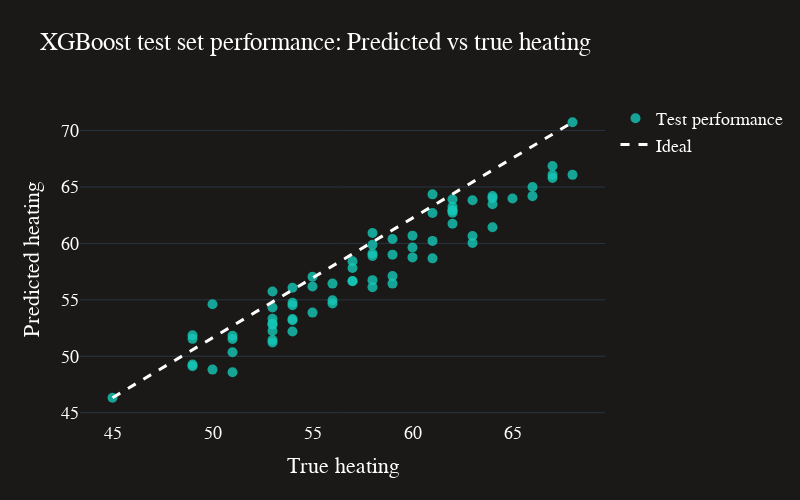

The notebook cell saved with this chart:
### Markdown cell above
## Standard AI Approach

Now we'll take a standard approach to solving this problem by training an XGBoost model to predict the HVAC setting from the outdoor temperature and desired indoor temperature. We'll leave the energy usage out of the model for now, but this would cause additional problems in a real-world scenario.

### Code cell
# Train an XGBoost model to predict heating from outdoor_temp, indoor_temp, and energy
X = data[['outdoor_temp', 'indoor_temp']].values
y = data['heating'].values

X_train, X_test, y_train, y_test = train_test_split(X, y, test_size=0.2)

xgb_model = xgb.XGBRegressor()
xgb_model.fit(X_train, y_train)

y_pred = xgb_model.predict(X_test)

# Plot with plotly
fig = go.Figure()
# Create scatter plot
fig.add_trace(go.Scatter(x=y_test, y=y_pred, mode='markers', name='Test performance',
                         marker=dict(size=10, color=colors[0], opacity=0.8)))
# Create line plot
fig.add_trace(go.Scatter(x=[np.min(y_test), np.max(y_test)], y=[np.min(y_pred), np.max(y_pred)], 
                         mode='lines', name="Ideal", line=dict(color="white", width=3, dash='dash')))
# Update axes properties
fig.update_layout(
    template='plotly_dark',
    paper_bgcolor=background_color,  # Background color for the whole figure
    plot_bgcolor=background_color,   # Background color for the plotting area
    xaxis_title="True heating",  # X-axis label
    yaxis_title="Predicted heating",  # Y-axis label
    title="XGBoost test set performance: Predicted vs true heating",  # Title of the plot
    font=dict(family="Helvetica", size=18, color="white"),  # Set the font here
    xaxis=dict(showgrid=False),  # Increase X-axis label size
    yaxis=dict(showgrid=True),   # Increase Y-axis label size
    width=800,  # Set the figure width
    height=500,  # Set the figure height
)
# Show plot
fig.show()

### Figure 1 — Plotly figure (JSON) as saved in the notebook; plotly's stock layout.template omitted (floating-point values rounded to 4 significant figures)
{"data": [{"marker": {"color": "#15C7B8", "opacity": 0.8, "size": 10}, "mode": "markers", "name": "Test performance", "type": "scatter", "x": [61, 63, 53, 64, 49, 67, 53, 51, 59, 54, 64, 53, 62, 53, 56, 66, 53, 65, 58, 55, 56, 50, 49, 67, 67, 63, 64, 55, 60, 57, 61, 45, 59, 54, 57, 54, 57, 51, 62, 64, 61, 60, 53, 62, 50, 66, 56, 54, 61, 53, 60, 62, 58, 68, 58, 58, 49, 51, 54, 54, 68, 58, 53, 59, 62, 57, 62, 55, 58, 49, 51, 59, 63], "y": [64.35, 60.66, 55.74, 61.43, 51.54, 65.79, 53.32, 51.53, 59.0, 53.3, 63.46, 54.31, 62.71, 52.24, 56.44, 65.01, 51.44, 63.98, 56.74, 57.04, 54.96, 54.62, 49.12, 66.86, 66.07, 60.03, 64.2, 56.18, 58.76, 56.66, 60.22, 46.32, 56.44, 54.74, 57.83, 53.19, 58.42, 51.81, 62.91, 64.01, 62.7, 59.64, 52.91, 62.94, 48.82, 64.19, 54.67, 52.2, 58.68, 52.79, 60.69, 61.74, 60.92, 66.07, 59.11, 59.89, 49.28, 48.59, 56.07, 54.52, 70.74, 58.89, 51.22, 57.1, 63.9, 56.64, 63.25, 53.87, 56.12, 51.87, 50.36, 60.39, 63.83]}, {"line": {"color": "white", "dash": "dash", "width": 3}, "mode": "lines", "name": "Ideal", "type": "scatter", "x": [45, 68], "y": [46.32, 70.74]}], "layout": {"font": {"color": "white", "family": "Helvetica", "size": 18}, "height": 500, "paper_bgcolor": "#1b1917", "plot_bgcolor": "#1b1917", "title": {"text": "XGBoost test set performance: Predicted vs true heating"}, "width": 800, "xaxis": {"showgrid": false, "title": {"text": "True heating"}}, "yaxis": {"showgrid": true, "title": {"text": "Predicted heating"}}}}
